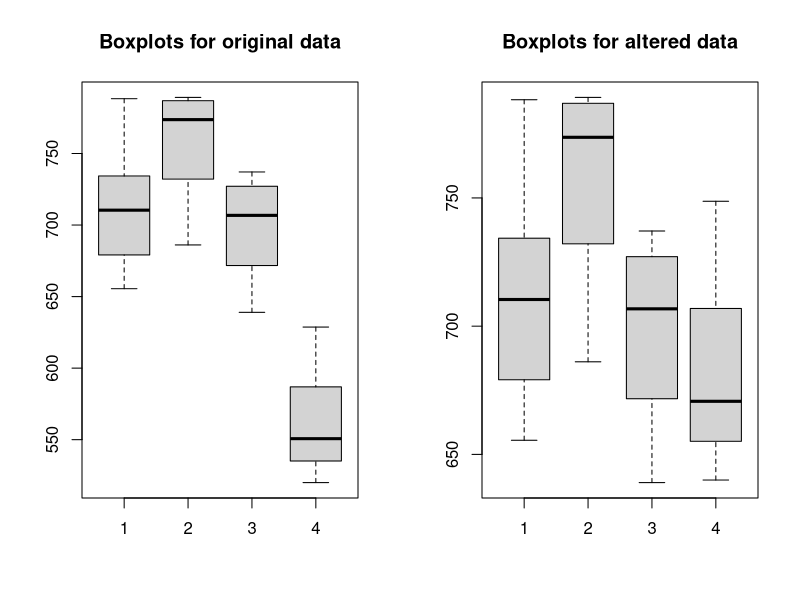

R code for this plot:
#Ex10.1, Page 392
#Answers may vary slightly due to rounding off of values

Type_of_box<-c(1,2,3,4)
CS1<-c(655.5,789.2,737.1,535.1)
CS2<-c(788.3,772.5,639.0,628.7)
CS3<-c(734.3,786.9,696.3,542.4)
CS4<-c(721.4,686.1,671.7,559.0)
CS5<-c(679.1,732.1,717.2,586.9)
CS6<-c(699.4,774.8,727.1,520.0)
Mean<-c(NULL)
SD<-c(NULL)

#To find mean of observations
for(i in 1:4){
  sum<-CS1[i]+CS2[i]+CS3[i]+CS4[i]+CS5[i]+CS6[i]
  mean<-sum/6
  Mean[i]<-mean
}
#To find standard deviation of values
for(i in 1:4){
  s<-(CS1[i]-Mean[i])^2+(CS2[i]-Mean[i])^2+(CS3[i]-Mean[i])^2+(CS4[i]-Mean[i])^2+(CS5[i]-Mean[i])^2+(CS6[i]-Mean[i])^2
  sd<-sqrt(s/5)
  SD[i]<-sd
}

data<-data.frame(Type_of_box,CS1,CS2,CS3,CS4,CS5,CS6,Mean,SD)
print(data)

#To find grand mean of mean values
tot_mean<-0
for(i in 1:4){
  tot_mean<-tot_mean+Mean[i]
}
tot_mean<-tot_mean/4
print(paste("Grand mean:",tot_mean))

par(mfrow=c(1,2))
#To create boxplots of the data
#First element of each CS column gives us the compression strength of one box
a<-c(CS1[1],CS2[1],CS3[1],CS4[1],CS5[1],CS6[1])
b<-c(CS1[2],CS2[2],CS3[2],CS4[2],CS5[2],CS6[2])
c<-c(CS1[3],CS2[3],CS3[3],CS4[3],CS5[3],CS6[3])
d<-c(CS1[4],CS2[4],CS3[4],CS4[4],CS5[4],CS6[4])
boxplot(a,b,c,d)
title(main="Boxplots for original data")

#Altering data in sample 2 by adding 120 to every value in Sample 4
e<-c(NULL)
for(i in 1:6){
  e[i]<-d[i]+120
}
boxplot(a,b,c,e)
title(main="Boxplots for altered data")
